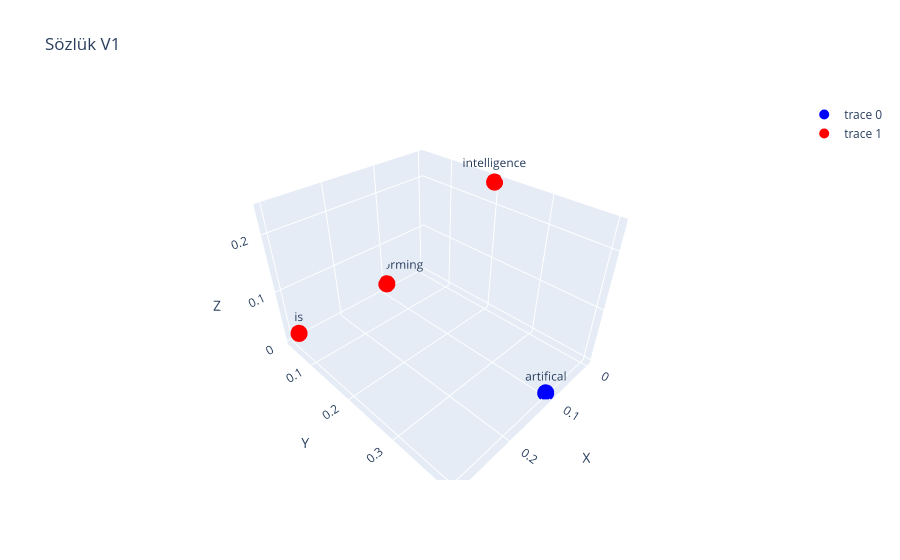

The cell this chart's notebook holds for it:
### Code cell
sentences =[
    {
        "words" :np.array([
                [0.1,0.4,0.0,0.0],
                [0.0,0.2,0.24,0.3],
                [0.30,0.06,0.03,0.01],
                [0.10,0.04,0.02,0.01]]),
                "labels" : ["artifical" ,"intelligence","is","transforming"],
                "color" :"blue",
    },
   {
        "words" :np.array([
                [0.0,0.2,0.24,0.3],
                [0.30,0.06,0.03,0.01],
                [0.10,0.04,0.02,0.01]]),
                "labels" : ["intelligence","is","transforming"],
                "color" :"red",
    } 
]

plot_dots(sentences,"Sözlük V1")

### Figure 1 — Plotly figure (JSON) as saved in the notebook; plotly's stock layout.template omitted (floating-point values rounded to 4 significant figures)
{"data": [{"hoverinfo": "text", "marker": {"color": "blue", "size": 10}, "mode": "markers+text", "text": ["artifical", "intelligence", "is", "transforming"], "type": "scatter3d", "x": [0.1, 0.0, 0.3, 0.1], "y": [0.4, 0.2, 0.06, 0.04], "z": [0.0, 0.24, 0.03, 0.02]}, {"hoverinfo": "text", "marker": {"color": "red", "size": 10}, "mode": "markers+text", "text": ["intelligence", "is", "transforming"], "type": "scatter3d", "x": [0.0, 0.3, 0.1], "y": [0.2, 0.06, 0.04], "z": [0.24, 0.03, 0.02]}], "layout": {"scene": {"xaxis": {"title": {"text": "X"}}, "yaxis": {"title": {"text": "Y"}}, "zaxis": {"title": {"text": "Z"}}}, "title": {"text": "Sözlük V1"}}}
